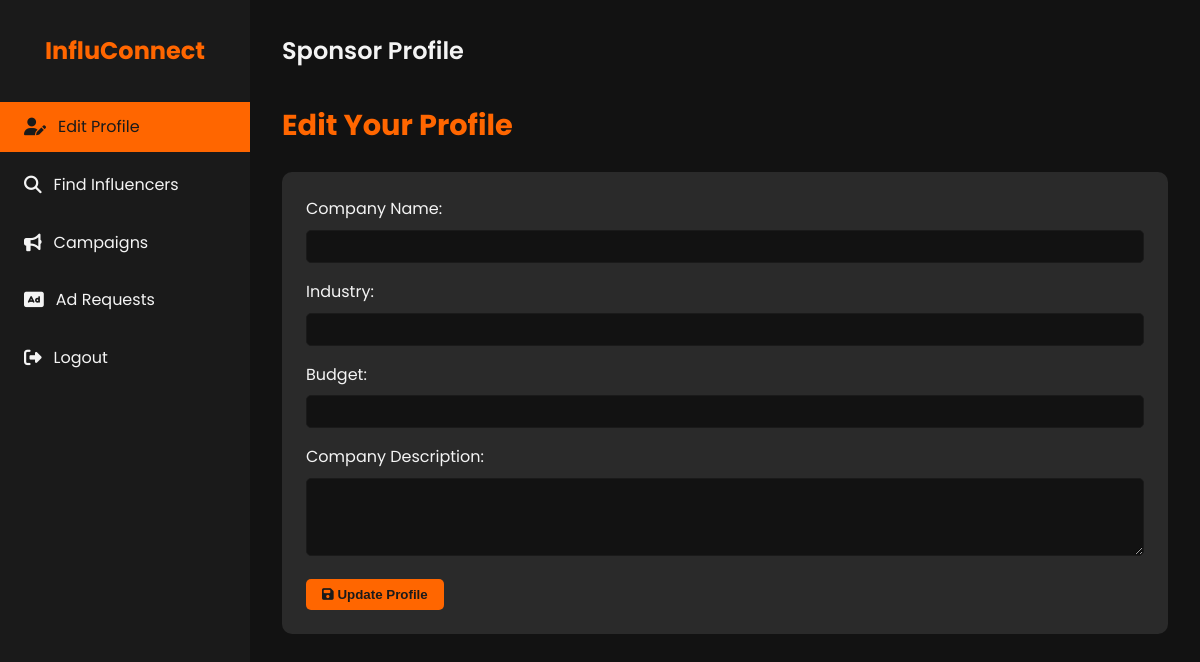
Before: /sponsor/profile (signed in) with the older database file.
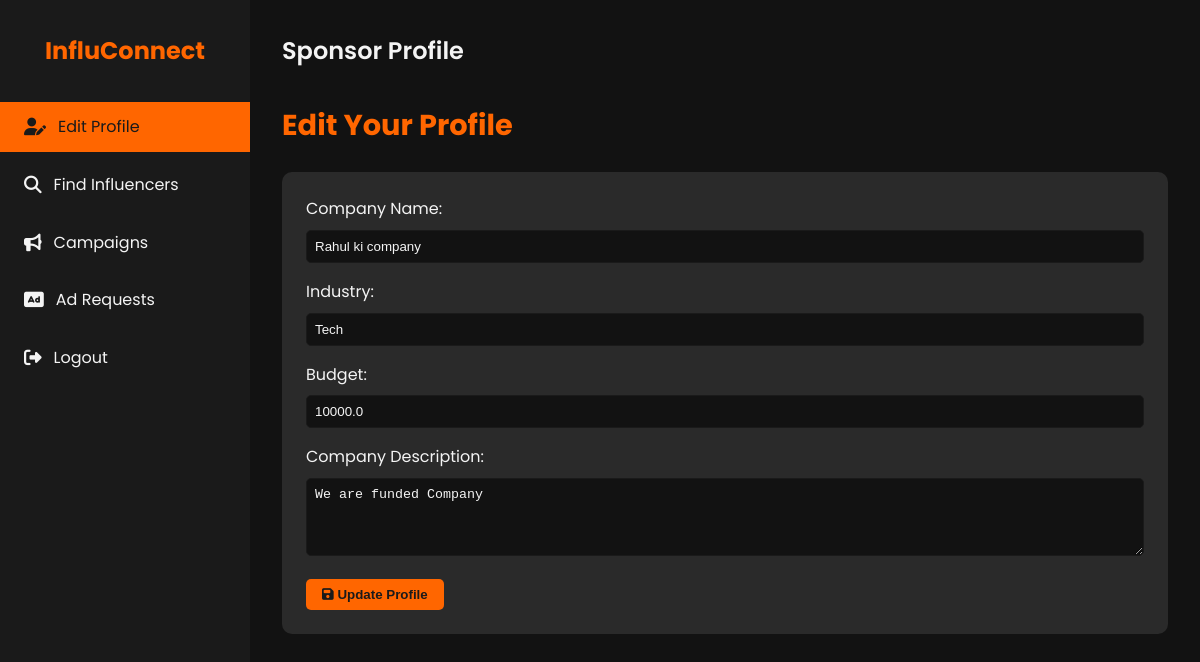
After: the same page with the newer database file.
### models.py (models this page shows, shortened)
class Sponsor(db.Model):
    id = db.Column(db.Integer, primary_key=True)
    user_id = db.Column(db.Integer, db.ForeignKey('user.id'), nullable=False)
    company_name = db.Column(db.String(120))
    industry = db.Column(db.String(120))
    budget = db.Column(db.Float)
    description = db.Column(db.Text)
    is_flagged = db.Column(db.Boolean, default=False)
    user = db.relationship('User', backref=db.backref('sponsors', lazy=True))

### app.py (the view, shortened to what this page needs)
    @app.route('/sponsor/profile', methods=['GET', 'POST'])
    @login_required
    @sponsor_required
    def sponsor_profile():
        sponsor = Sponsor.query.filter_by(user_id=current_user.id).first()
        if not sponsor:
            flash('Sponsor profile not found.', 'error')
            return redirect(url_for('home'))
        return render_template('sponsor_profile.html', sponsor=sponsor)

### templates/sponsor_profile.html (shortened to what this page needs)
<!DOCTYPE html>
<html lang="en">
<head>
    <link rel="stylesheet" href="https://cdnjs.cloudflare.com/ajax/libs/font-awesome/6.1.1/css/all.min.css">
</head>
<body>
    <div class="dashboard">
        <aside class="sidebar">
            <div class="logo">
                <h1>InfluConnect</h1>
            </div>
            <nav>
                <ul class="nav-menu">
                    <li class="nav-item">
                        <a href="{{ url_for('sponsor_profile') }}" class="nav-link active">
                            <i class="fas fa-user-edit"></i> Edit Profile
                        </a>
                    </li>
                    <li class="nav-item">
                        <a href="{{ url_for('search_influencers') }}" class="nav-link">
                            <i class="fas fa-search"></i> Find Influencers
                        </a>
                    </li>
                    <li class="nav-item">
                        <a href="{{ url_for('campaigns_list') }}" class="nav-link">
                            <i class="fas fa-bullhorn"></i> Campaigns
                        </a>
                    </li>
                    <li class="nav-item">
                        <a href="{{ url_for('create_ad_request') }}" class="nav-link">
                            <i class="fas fa-ad"></i> Ad Requests
                        </a>
                    </li>
                    <li class="nav-item">
                        <a href="{{ url_for('logout') }}" class="nav-link">
                            <i class="fas fa-sign-out-alt"></i> Logout
                        </a>
                    </li>
                </ul>
            </nav>
        </aside>
        <main class="main-content">
            <header class="header">
                <h1 class="welcome-text">Sponsor Profile</h1>
            </header>
            <section>
                <h2 class="section-title">Edit Your Profile</h2>
                <form action="{{ url_for('sponsor_profile') }}" method="post" class="profile-form">
                    <div class="form-group">
                        <label for="company_name">Company Name:</label>
                        <input type="text" id="company_name" name="company_name" class="form-control" value="{{ sponsor.company_name or '' }}">
                    </div>
                    <div class="form-group">
                        <label for="industry">Industry:</label>
                        <input type="text" id="industry" name="industry" class="form-control" value="{{ sponsor.industry or '' }}">
                    </div>
                    <div class="form-group">
                        <label for="budget">Budget:</label>
                        <input type="number" id="budget" name="budget" step="0.01" class="form-control" value="{{ sponsor.budget or '' }}">
                    </div>
                    <div class="form-group">
                        <label for="description">Company Description:</label>
                        <textarea id="description" name="description" rows="4" class="form-control">{{ sponsor.description or '' }}</textarea>
                    </div>
                    <button type="submit" class="btn">
                        <i class="fas fa-save"></i> Update Profile
                    </button>
                </form>
            </section>
        </main>
    </div>
</body>
</html>

Changed rows visible on the page:
now on this page (row edited): Sponsor: company_name "Rahul ki company", industry "Tech", budget "10000.0", description "We are funded Company"
